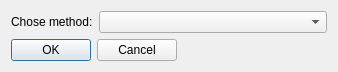
<?xml version="1.0" encoding="UTF-8"?>
<ui version="4.0">
 <class>NormalizationDlg</class>
 <widget class="QDialog" name="NormalizationDlg">
  <property name="geometry">
   <rect>
    <x>0</x>
    <y>0</y>
    <width>338</width>
    <height>71</height>
   </rect>
  </property>
  <property name="windowTitle">
   <string>Normalization</string>
  </property>
  <layout class="QGridLayout" name="gridLayout">
   <item row="0" column="0">
    <layout class="QHBoxLayout" name="horizontalLayout_2">
     <item>
      <widget class="QLabel" name="label_2">
       <property name="text">
        <string>Chose method:</string>
       </property>
      </widget>
     </item>
     <item>
      <widget class="QComboBox" name="method_box_">
       <property name="sizePolicy">
        <sizepolicy hsizetype="Expanding" vsizetype="Fixed">
         <horstretch>0</horstretch>
         <verstretch>0</verstretch>
        </sizepolicy>
       </property>
      </widget>
     </item>
    </layout>
   </item>
   <item row="1" column="0">
    <layout class="QHBoxLayout" name="horizontalLayout">
     <item>
      <widget class="QDialogButtonBox" name="ok_cancel_btn_">
       <property name="standardButtons">
        <set>QDialogButtonBox::Cancel|QDialogButtonBox::Ok</set>
       </property>
       <property name="centerButtons">
        <bool>false</bool>
       </property>
      </widget>
     </item>
     <item>
      <spacer name="horizontalSpacer">
       <property name="orientation">
        <enum>Qt::Horizontal</enum>
       </property>
       <property name="sizeHint" stdset="0">
        <size>
         <width>40</width>
         <height>20</height>
        </size>
       </property>
      </spacer>
     </item>
    </layout>
   </item>
  </layout>
 </widget>
 <layoutdefault spacing="6" margin="11"/>
 <resources/>
 <connections>
  <connection>
   <sender>ok_cancel_btn_</sender>
   <signal>accepted()</signal>
   <receiver>NormalizationDlg</receiver>
   <slot>accept()</slot>
   <hints>
    <hint type="sourcelabel">
     <x>277</x>
     <y>72</y>
    </hint>
    <hint type="destinationlabel">
     <x>234</x>
     <y>-11</y>
    </hint>
   </hints>
  </connection>
  <connection>
   <sender>ok_cancel_btn_</sender>
   <signal>rejected()</signal>
   <receiver>NormalizationDlg</receiver>
   <slot>reject()</slot>
   <hints>
    <hint type="sourcelabel">
     <x>339</x>
     <y>64</y>
    </hint>
    <hint type="destinationlabel">
     <x>307</x>
     <y>-7</y>
    </hint>
   </hints>
  </connection>
 </connections>
</ui>
